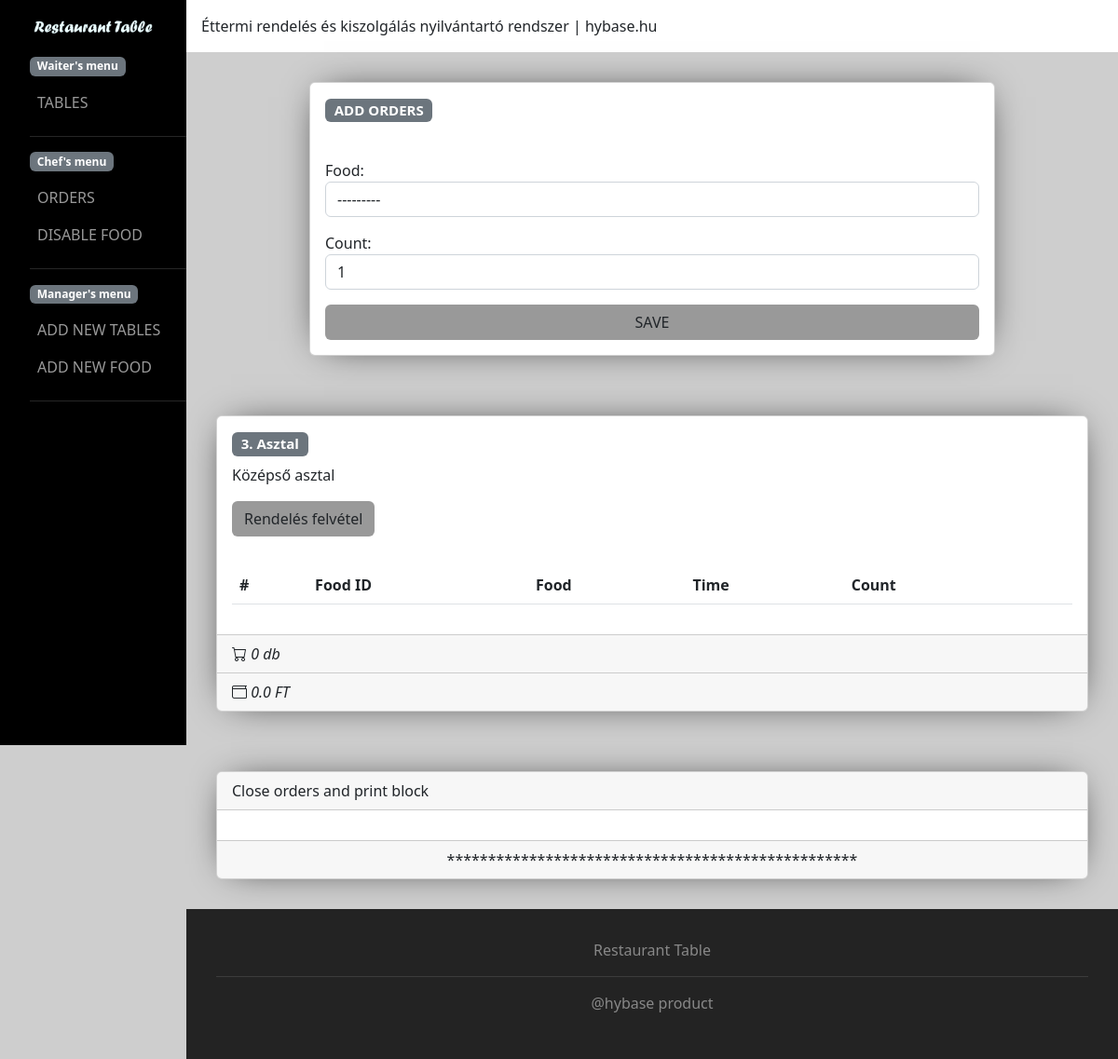
Before: /table/3 with the older database file.
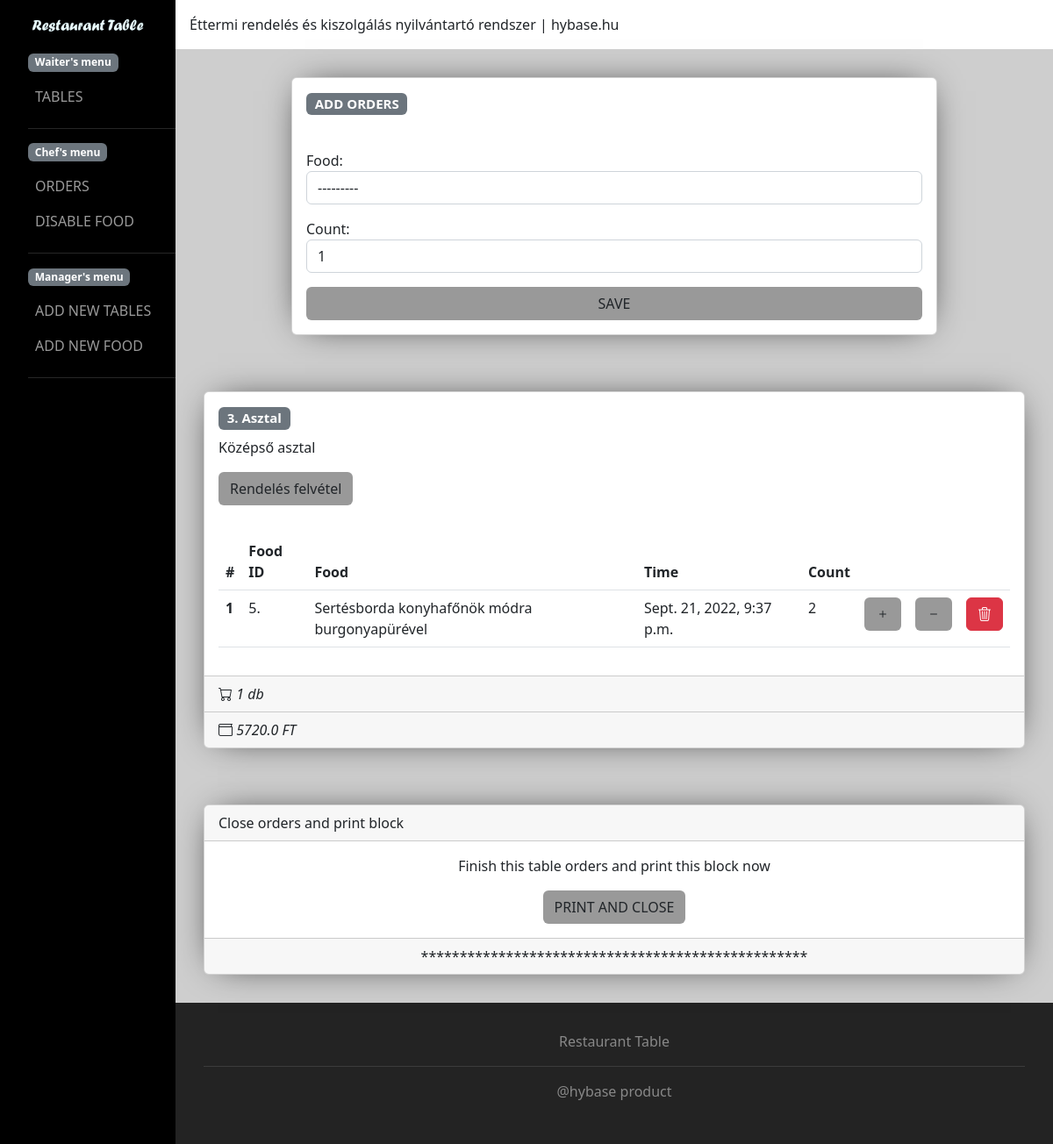
After: the same page with the newer database file.
### table/models.py (models this page shows, shortened)
class Table(models.Model):
    t_id = models.IntegerField(null=False,blank=False,unique=True)
    description = models.TextField(blank=True,null=True)
    is_reserved = models.BooleanField(default=False)
    is_active = models.BooleanField(default=True)
    def get_table_order_count(self):
        count = 0
        for i in self.get_table_current_orders():
            for k in i.orders.all():
                count += 1
        return count
    def get_table_order_price(self):
        table_orders = TableOrderModels.TableOrder.objects.filter(table=self.pk,is_finished=False)
        price = 0.0
        for o in table_orders:
            price += o.get_price()
        return price
    def get_table_current_orders(self):
        tableOrders=TableOrderModels.TableOrder.objects.filter(table=self.pk,is_finished=False)
        return tableOrders

### order/models.py (models this page shows, shortened)
class Order(models.Model):
    food = models.ForeignKey(Food, on_delete=models.SET_NULL, null=True)
    count = models.IntegerField(blank=False, null=False, default=1)
    created_at = models.DateTimeField(auto_created=True, auto_now_add=True)

class TableOrder(models.Model):
    orders = models.ManyToManyField(to=Order)
    table = models.ForeignKey(Table, on_delete=models.SET_NULL, null=True,related_name="tables_orders")
    is_finished = models.BooleanField(default=False)
    created_at = models.DateTimeField(auto_created=True, auto_now_add=True)
    def get_price(self):
        price = 0
        for o in self.orders.all():
            price += o.food.price * o.count
        return price

### food/models.py (models this page shows, shortened)
class Food(models.Model):
    f_id = models.IntegerField(blank=False,null=False,unique=True)
    name = models.CharField(max_length=60,blank=False,null=False,unique=True)
    description = models.TextField()
    price = models.FloatField(default=0.0)
    category = models.CharField(choices=category,max_length=2,blank=False,null=False)
    is_active = models.BooleanField(default=True)
    class Meta:
        ordering = ['category','name']
    def __str__(self):
        return "["+str(self.category) +"] " + self.name

### table/views.py (the view, shortened to what this page needs)
# urls.py: path('table/<int:pk>',table_view,name="table_view"),
def table_view(request, pk):
    table = Table.objects.get(pk=pk)
    order_form = OrderForm()
    context = {
        'table': table,
        'form':order_form
    }
    return render(request, 'table/table_view.html', context)

### order/forms.py
class OrderForm(ModelForm):
    class Meta:
        model = Order
        fields = ["food","count"]
    def __init__(self,*args,**kwargs):
        super(ModelForm,self).__init__(*args,**kwargs)
        for visible in self.visible_fields():
            visible.field.widget.attrs['class'] = 'form-control'

### templates/table/table_view.html (shortened to what this page needs)
{% extends 'includes/main.html' %}
{% load static %}
{%block content%}
<div class="_container" style="max-width:50rem;margin:0px auto">
    <div class="card _shadow">
        <div class="card-body">
          <h5 class="card-title"><span class="badge bg-secondary">ADD ORDERS</span></h5>
        </div>
        <form action="{% url 'orders:add_orders' table.pk %}" method="POST">
            <div class="card-body">
                {{form.as_p}}
                <button type="submit" class="btn _btn w-100">SAVE</button>
            </div>
        </form>
    </div>
</div>
<div class="_container">
    <div class="card _shadow">
        <div class="card-body">
          <h5 class="card-title"><span class="badge bg-secondary">{{table.id}}. Asztal</span></h5>
            <p class="card-text">{{table.description}}</p>
            <a href="#" class="btn _btn">Rendelés felvétel</a>
        </div>
        <div class="card-body table-responsive">
            <table class="table">
                <thead>
                    <tr>
                        <th scope="col">#</th>
                        <th scope="col">Food ID</th>
                        <th scope="col">Food</th>
                        <th scope="col">Time</th>
                        <th scope="col">Count</th>
                        <th scope="col" width="10rem"></th>
                        <th scope="col" width="10rem"></th>
                        <th scope="col" width="10rem"></th>
                    </tr>
                </thead>
                <tbody>
                {% for table_orders in table.get_table_current_orders.all %}
                    {% for order in table_orders.orders.all %}
                    <tr>
                        <th scope="row">{{forloop.counter}}</th>
                        <td>{{order.food.f_id}}.</td>
                        <td>{{order.food.name}}</td>
                        <td>{{order.created_at}}</td>
                        <td>{{order.count}}</td>
                        <form action="" method="post">
                            <td><button type="submit" class="btn _btn" name="add" value="xcv"><i class="bi bi-plus"></i></button></td>
                        </form>
                        <form action="" method="post">
                            <td><button class="btn _btn" name="minus" value="xvv"><i class="bi bi-dash"></i></button></td>
                        </form>
                        <form action="{% url 'orders:delete_orders' table_pk=table.pk order_pk=order.pk  %}" method="post">
                            <td><button class="btn btn-danger"><i class="bi bi-trash3"></i></button></td>
                        </form>
                    </tr>
                    {% endfor %}
                {% endfor %}
                </tbody>
            </table>
        </div>
        <div class="card-footer">
            <i class="bi bi-cart"> {{table.get_table_order_count}} db</i>
        </div>
        <div class="card-footer">
            <i class="bi bi-wallet"> {{table.get_table_order_price}} FT</i>
        </div>
    </div>
</div>
<div class="_container">
    <div class="card _shadow">
        <div class="card-header">Close orders and print block</div>
        <div class="card-body text-center">
            {% for table_order in table.get_table_current_orders.all %}
            <form action="{% url 'orders:close_order' table_order.pk %}">
                <p>Finish this table orders and print this block now</p>
                <button type="submit" class="btn _btn">PRINT AND CLOSE</button>
            {%endfor%}
            </form>
        </div>
        <div class="card-footer text-center">**************************************************</div>
    </div>
</div>
{%endblock content%}

Changed rows visible on the page:
computed for Table "Középső asztal": get_table_order_count "0" → "1"; get_table_order_price "0.0" → "5720.0"
added Order: food.f_id "5", food.name "Sertésborda konyhafőnök módra burgonyapürével", created_at "Sept. 21, 2022, 9:37 p.m.", count "2"
